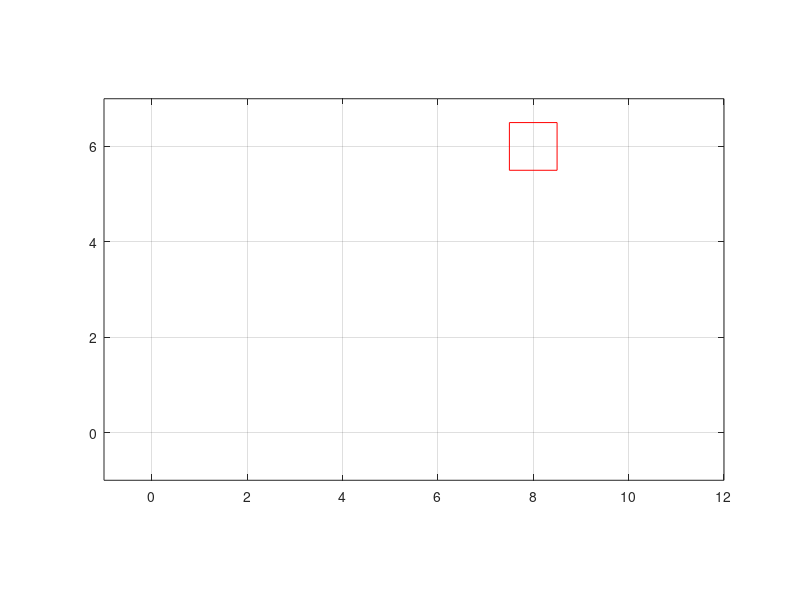
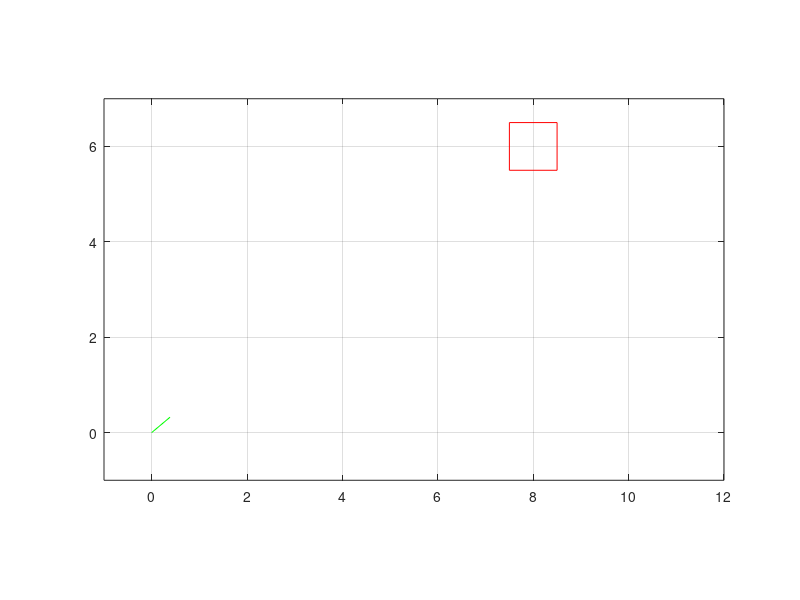
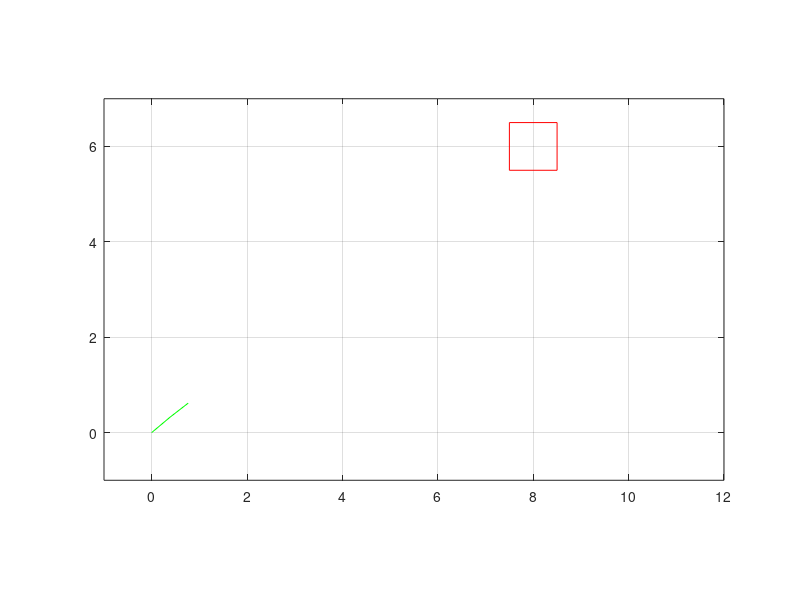
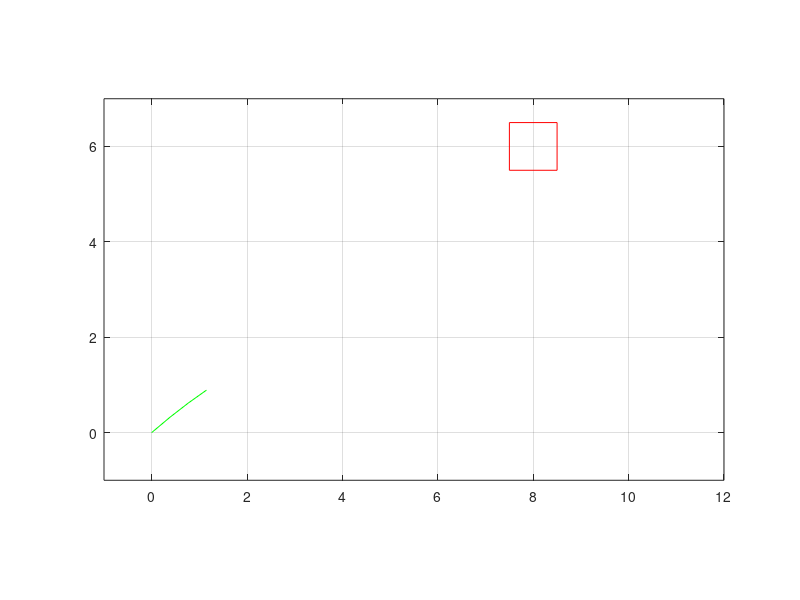

These figures' MATLAB source, in order:
% Simpe game based on projectile motion in 2D
clear all
clf
animationDelay = 0.1 % in seconds
movie_file = 'aim_and_shoot.gif'
movie_size = '-S400,400'
% Initial condition
v = 10;
alpha = 40;
x = 0; 
y = 0;

dt = 0.05;
g = 9.81;

% Map alha from radians to degree
alpha = alpha * pi/180;

% Calculate velocity components

vx = v * cos(alpha);
vy = v * sin(alpha);

target.x = 8;
target.y = 6;
target.dx = 0.5;
target.dy = 0.5;
target.xcoords = [-1,1,1,-1,-1]*target.dx + target.x;
target.ycoords = [-1,-1,1,1,-1]*target.dy + target.y;

% Initialize array for stroing velocity and position components
xt(1) = x;
yt(1) = y;
vxt(1) = vx;
vyt(1) = vy;

% Iterate over time steps
plot(target.xcoords, target.ycoords, '-r');
grid
axis([-1, 12, -1, 7])
axis equal
frame_data = print("-RGBImage", "-dpng", movie_size);
imwrite(frame_data(:,:,1),movie_file,'gif','writemode','overwrite',...
        'LoopCount',inf,'DelayTime',0);
hold on
for i = 2 : 200
    vxt(i) = vxt(i-1);
    vyt(i) = vyt(i-1) - g*dt;
    xt(i) = xt(i-1) + vxt(i-1)*dt;
    yt(i) = yt(i-1) + vyt(i-1)*dt; 
	  line([xt(i-1),xt(i)], [yt(i-1), yt(i)], 'Color', 'green')
    pause(animationDelay);
    frame_data = print("-RGBImage", "-dpng", movie_size);
    imwrite(frame_data,movie_file,'gif','writemode','append','DelayTime',0)
    if (yt(i)< 0)
      break;
    end
end

% Visualise projectile trajectory
plot(xt, yt, '*b');
frame_data = print("-RGBImage", "-dpng", movie_size);
imwrite(frame_data,movie_file,'gif','writemode','append','DelayTime',100)
hold on

